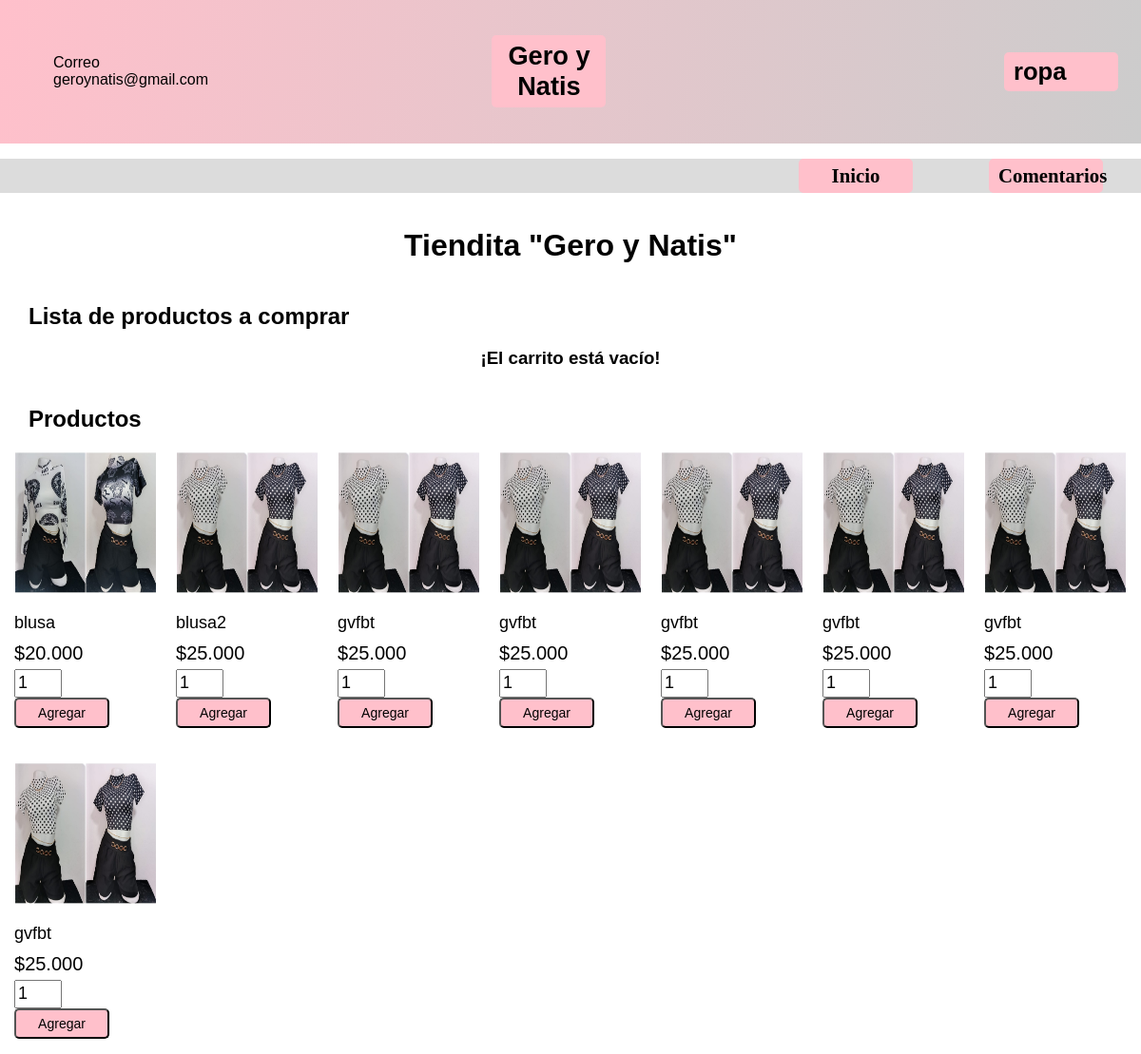
The app's page /principaltienda.php with its own data.
### tables this page shows
CREATE TABLE `carrito` (
  `id` int(11) NOT NULL,
  `img` text NOT NULL,
  `codigo` varchar(50) NOT NULL,
  `nombre` varchar(50) NOT NULL,
  `precio` double(200,3) NOT NULL
);

### carro_de_compras/tiendageroynatis.php (called while the page is built, shortened)
<?php
class DBcontrol {
    private $conn;
    function __construct()
    {
        $this->conn = $this->conectarDB();
    }
    function conectarDB()
    {
        $conn = mysqli_connect("localhost", "root", "", "hndcs");
        return $conn;
    }
    function vaiquery($query)
    {
        $resultado = mysqli_query($this->conn, $query);
        while ($fila=mysqli_fetch_assoc($resultado))
        {
            $obtener_resultado[] = $fila;
        }
        if (!empty($obtener_resultado))
         {
            return $obtener_resultado;
        }
    }
}
?>

### principaltienda.php (the view, shortened to what this page needs)
<?php
require_once("carro_de_compras/tiendageroynatis.php");
$usar_db = new DBcontrol();
?>
<html>
<head>
    <link href="carro_de_compras/estilorevista.css" rel="stylesheet" />
</head>
<header>
        <div class="container-hero">
            <div class="container hero">
                <div class="customer-support">
                    <div class="content-customer-support">
                        <span class="text">Correo</span>
                   <span class="number">geroynatis@gmail.com</span>
                    </div>
                    </div>
                    <div class="container-logo">
                    <h1 class="logo"><a href="index.html">Gero y Natis</a></h1>
                </div>
<div class="container-user">
<h1 class="logo"><a href="">ropa</a></h1>
</div>
             </div>
            </div>
          <div class="container-navbar">
          <nav class="navbar container">
            <ul class="menu">
               <li><a href="index.html">Inicio</a></li>
               <li><a href="comen.php">Comentarios</a></li>
             </ul>
          </nav>
        </div>
    </header>
<body>
    <div align="center">
        <h1>Tiendita "Gero y Natis"</h1>
    </div>
    <div>
        <div>
            <h2>Lista de productos a comprar</h2>
        </div>
        <?php
        if (isset($_SESSION["items_carrito"])) {
            $totcantidad = 0;
            $totprecio = 0;
        ?>
            <table>
                <tr>
                    <th style="width:30%">Descripción</th>
                    <th style="width:10%">Código</th>
                    <th style="width:10%">Cantidad</th>
                    <th style="width:10%">Precio x unidad</th>
                    <th style="width:10%">Precio</th>
                    <th style="width:10%"><a href="principaltienda.php?accion=vacio">Limpiar</a></th>
                </tr>
                <?php
                foreach ($_SESSION["items_carrito"] as $item) {
                    $item_price = $item["txtcantidad"] * $item["vai_precio"];
                ?>
                    <tr>
                        <td><img src="<?php echo $item["vai_img"]; ?>" class="imagen_peque" /><?php echo $item["vai_nombre"]; ?></td>
                        <td><?php echo $item["vai_codigo"]; ?></td>
                        <td><?php echo $item["txtcantidad"]; ?></td>
                        <td><?php echo "$ " . $item["vai_precio"]; ?></td>
                        <td><?php echo "$ " . number_format($item_price, 4); ?></td>
                        <td><a href="principaltienda.php?accion=eliminar&eliminarcode=<?php echo $item["vai_codigo"]; ?>">Eliminar</a></td>
                    </tr>
                <?php
                    $totcantidad += $item["txtcantidad"];
                    $totprecio += ($item["vai_precio"] * $item["txtcantidad"]);
                }
                ?>
                <tr style="background-color:#f3f3f3">
                    <td colspan="2"><b>Total de productos:</b></td>
                    <td><b><?php echo $totcantidad; ?></b></td>
                    <td colspan="2"><strong><?php echo "$ " . number_format($totprecio, 4); ?></strong></td>
                    <td><a href="principaltienda.php?accion=pagar">Pagar</a></td>
                </tr>
            </table>
        <?php
        } else {
        ?>
            <div align="center">
                <h3>¡El carrito está vacío!</h3>
            </div>
        <?php
        }
        ?>
    </div>
    <div>
        <div>
            <h2>Productos</h2>
        </div>
        <div class="contenedor_general">
            <?php
            $productos_array = $usar_db->vaiquery("SELECT * FROM carrito ORDER BY id ASC");
            if (!empty($productos_array)) {
                foreach ($productos_array as $i => $k) {
            ?>
                    <div class="contenedor_productos">
                        <form method="POST" action="principaltienda.php?accion=agregar&codigo=<?php echo $productos_array[$i]["codigo"]; ?>">
                            <div><img src="<?php echo $productos_array[$i]["img"]; ?>"></div>
                            <div>
                                <div style="padding-top:20px;font-size:18px;"><?php echo $productos_array[$i]["nombre"]; ?></div>
                                <div style="padding-top:10px;font-size:20px;"><?php echo "$" . $productos_array[$i]["precio"]; ?></div>
                                <div><input type="text" name="txtcantidad" value="1" size="2" /><input type="submit" value="Agregar" /></div>
                            </div>
                        </form>
                    </div>
            <?php
                }
            }
            ?>
        </div>
    </div>
</body>
</html>

### carro_de_compras/estilorevista.css (style rules this page uses)
* { font-family: sans-serif; }
.container { max-width: 190rem; margin: 0 auto; }
.container-hero { background: linear-gradient(100deg, #FFFFFF20, #000000); }
.hero { display: flex; justify-content: space-between; align-items: center; padding: 1% 0; background: linear-gradient(100deg, pink, #ccc); }
.customer-support { display: flex; align-items: center; gap: 2rem; padding-left: 2%; }
.content-customer-support { display: flex; flex-direction: column; }
.container-logo { display: flex; align-items: center; gap: 2rem; padding-right: 10%; }
.container-logo a { text-decoration: none; color: black; font-size: 85%; }
.container-user { display: flex; font-size: 200%; gap: 2rem; padding-right: 2%; }
.container-user a { text-decoration: none; color: black; font-size: 40%; display: flex; align-items: center; }
.container-navbar { background-color: gainsboro; }
.menu { display: flex; gap: 5rem; list-style: none; padding-left: 70%; }
.menu li a { font-weight: 600; font-size: 130%; position: relative; text-decoration: none; color: k; font-family: Monaco; color: black; }
body { margin: 0; padding: 0; height: 100%; width: 100%; display: flex; flex-direction: column; }
h2 { margin-left: 30px; }
img { width: 150px; height: 150px; }
a, input[type="submit"], button { font-size: 14px; text-align: center; width: 100px; display: inline-block; background-color: pink; padding: 6px 10px; border-radius: 5px; text-decoration: none; color: black; cursor: pointer; }
.contenedor_general { display: grid; grid-template-columns: repeat(7, 1fr); gap: 20px; justify-content: center; padding: 0 80px; }
input[type="text"] { width: 50px; height: 30px; font-size: 18px; margin-right: 10px; margin-top: 5px; }
.container-logo h1.logo a { text-decoration: none; color: black; }
.menu li a { font-weight: 600; font-size: 130%; position: relative; text-decoration: none; color: black; font-family: Monaco; }

### records on screen
carrito: img (picture), nombre "blusa", precio "20.000"
carrito: img (picture), nombre "blusa2", precio "25.000"
carrito: nombre "gvfbt", precio "25.000"
carrito: nombre "gvfbt", precio "25.000"
carrito: nombre "gvfbt", precio "25.000"
carrito: nombre "gvfbt", precio "25.000"
carrito: nombre "gvfbt", precio "25.000"
carrito: nombre "gvfbt", precio "25.000"
